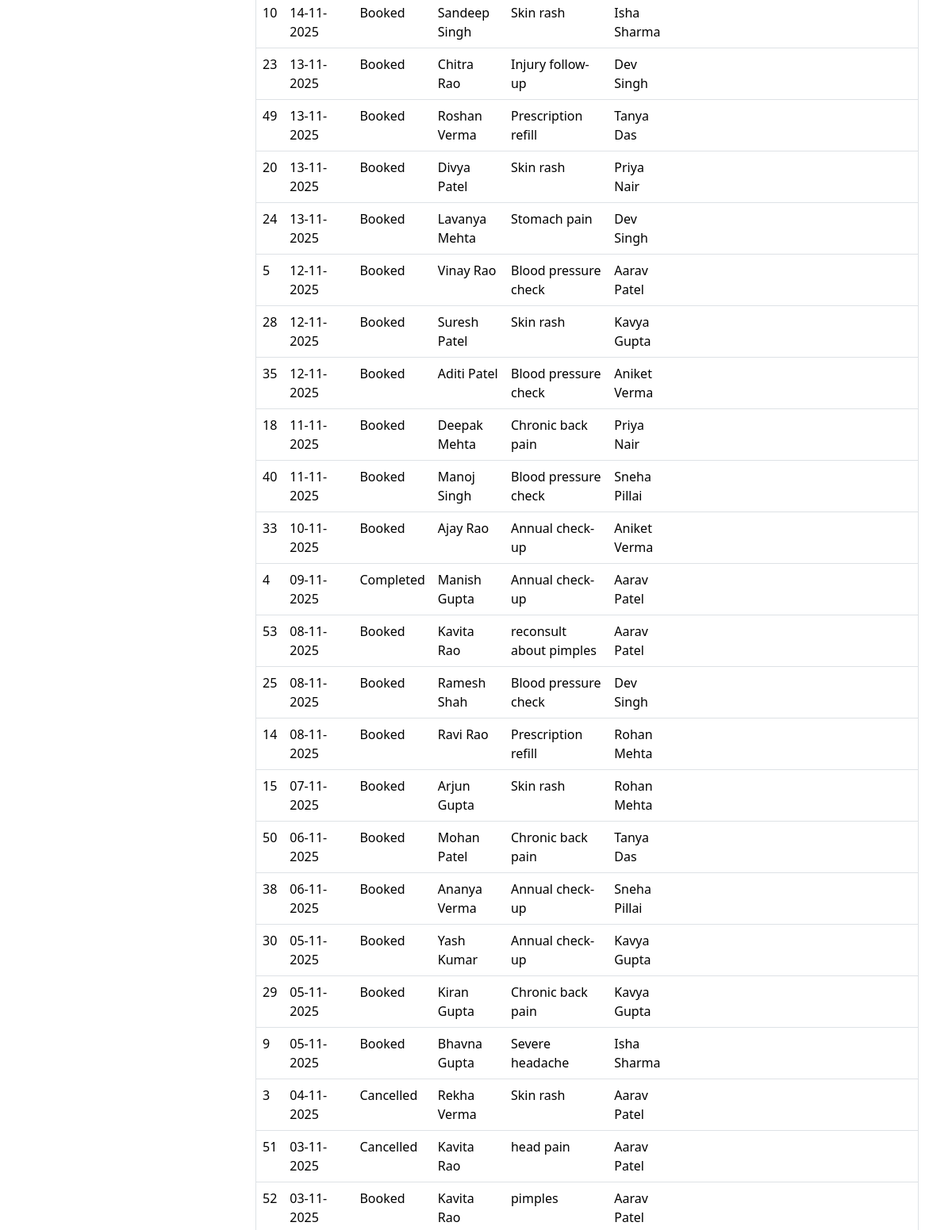
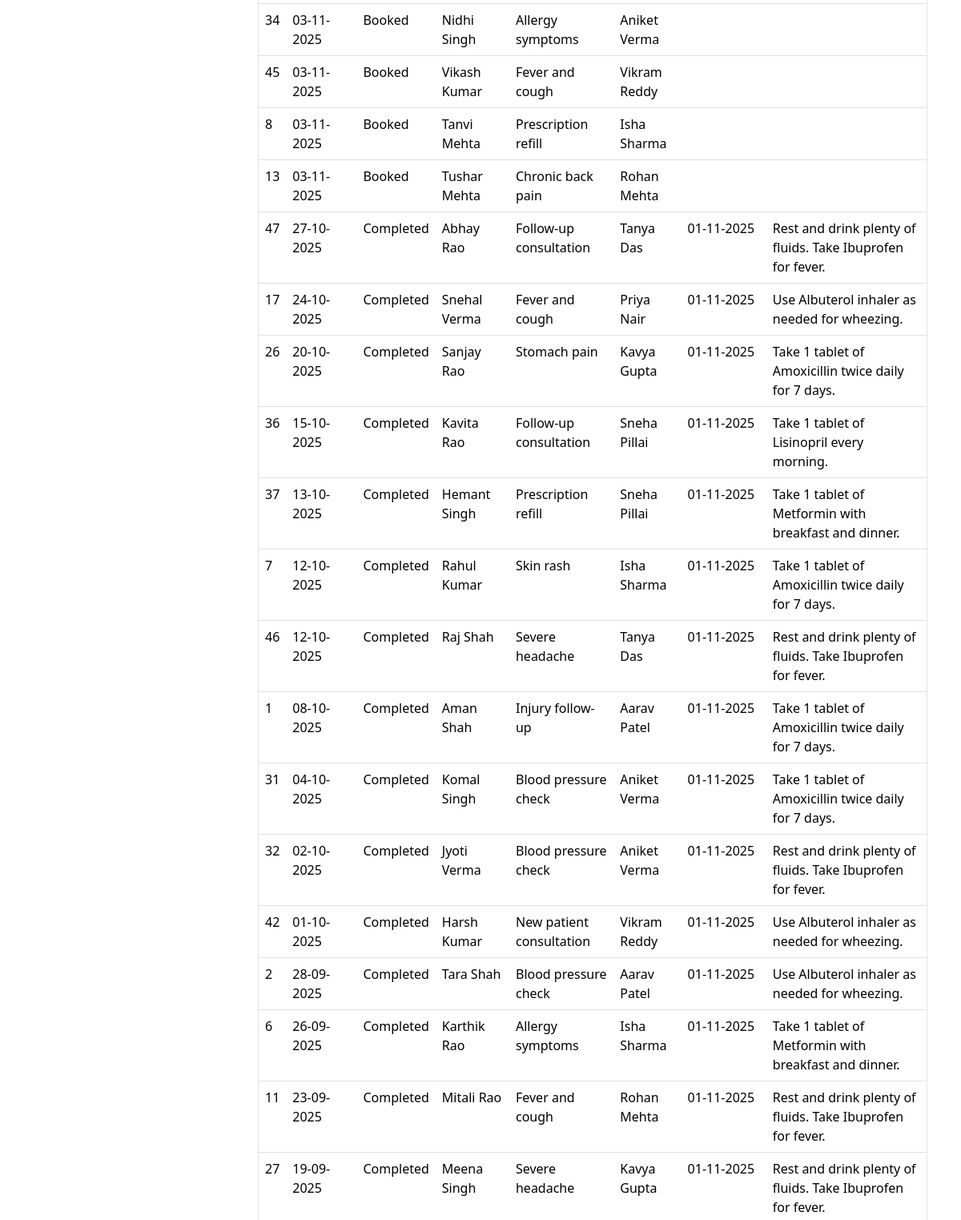
The page /admin/view_appointments (signed in, middle part) on the database as committed earlier (2 pictures, top to bottom).
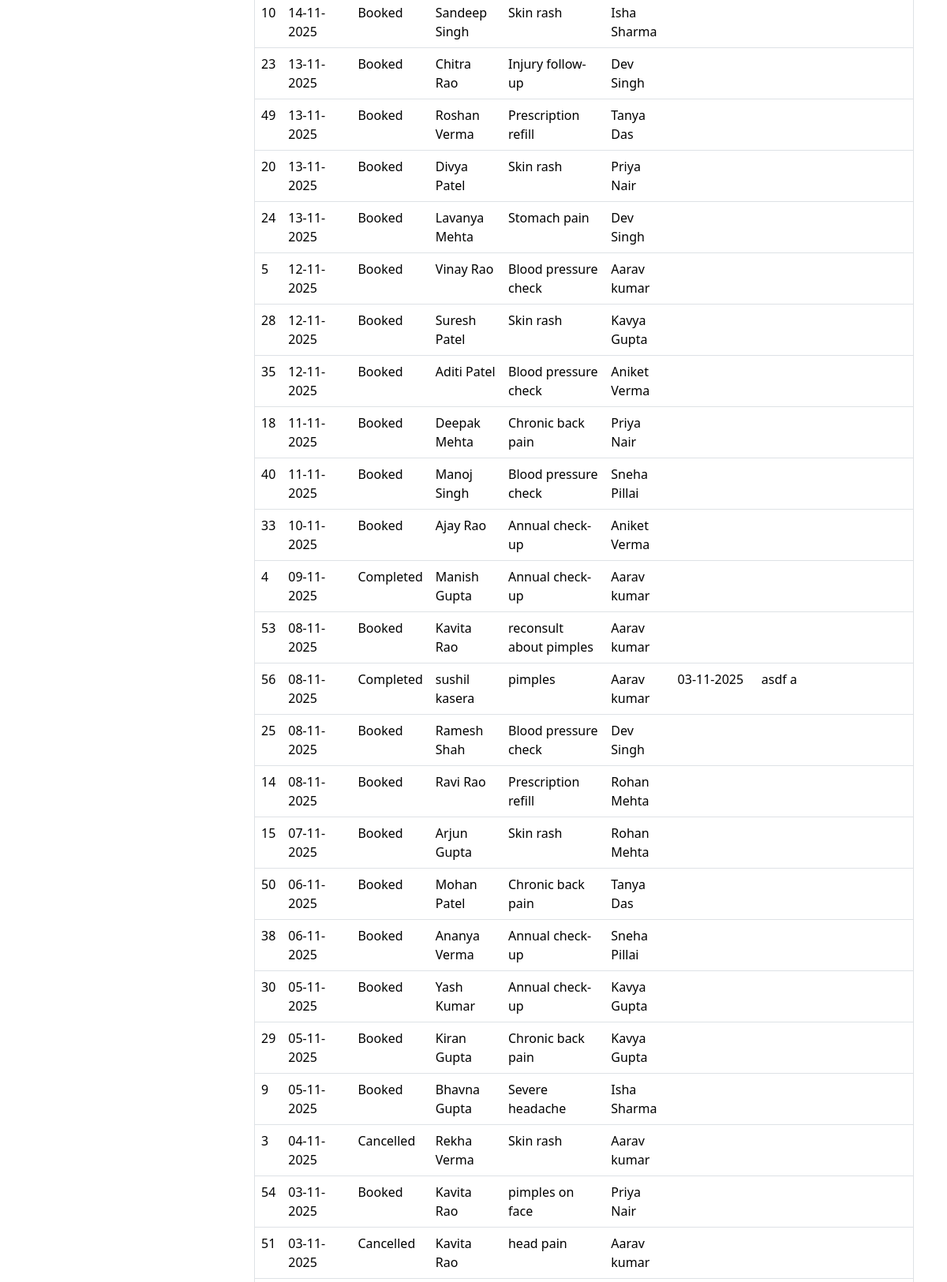
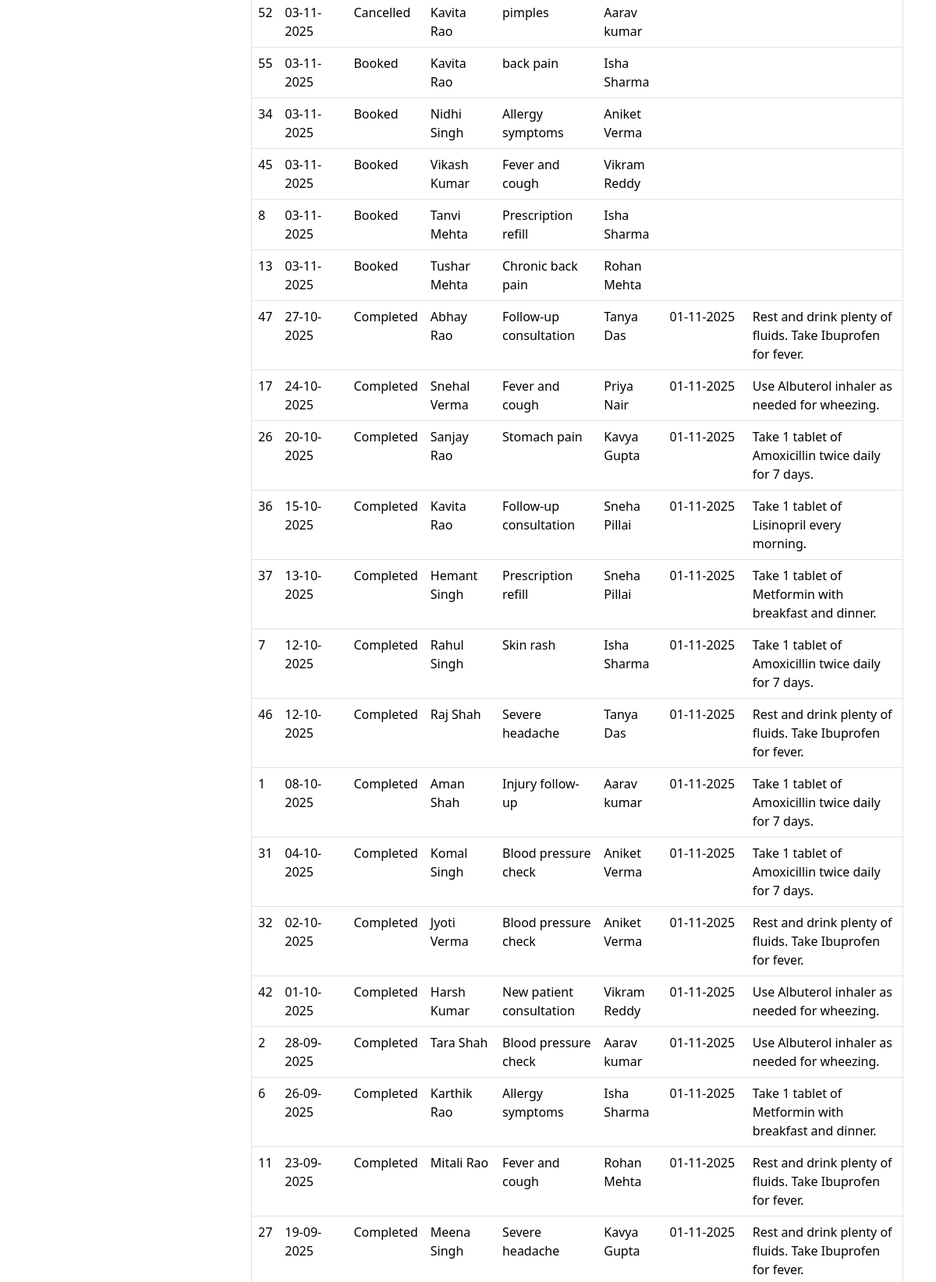
The same page on the database as committed later (2 pictures, top to bottom).
### models.py (models this page shows, shortened)
class Appointment(db.Model):
    __tablename__ = 'appointments'
    id = db.Column(db.Integer, primary_key=True)
    patient_id = db.Column(db.Integer, db.ForeignKey('users.id'), nullable=False)
    patient = db.relationship('User', foreign_keys=[patient_id], back_populates='patient_appointments')
    appointment_datetime = db.Column(db.DateTime, nullable=False)
    reason = db.Column(db.Text)
    status = db.Column(db.String(20), nullable=False, default='Booked')
    created_at = db.Column(db.DateTime, default=datetime.utcnow)
    doctor_id = db.Column(db.Integer, db.ForeignKey('users.id'), nullable=False)
    doctor = db.relationship('User', foreign_keys=[doctor_id], back_populates='doctor_appointments')
    treatment = db.relationship('Treatment', back_populates='appointment', uselist=False, cascade='all, delete-orphan')

class User(UserMixin, db.Model):
    __tablename__ = 'users'
    id = db.Column(db.Integer, primary_key=True)
    email = db.Column(db.String(150), unique=True, nullable=False)
    password = db.Column(db.String(200), nullable=False)
    first_name = db.Column(db.String(100), nullable=False)
    last_name = db.Column(db.String(100), nullable=False)
    created_at = db.Column(db.DateTime, default=datetime.utcnow)
    role = db.Column(db.String(20), nullable=False)
    contact_number = db.Column(db.String(100), nullable=True)
    gender = db.Column(db.String(10), nullable=True)
    dob = db.Column(db.Date, nullable=True)
    address = db.Column(db.String(255), nullable=True)
    patient_appointments = db.relationship('Appointment', foreign_keys='Appointment.patient_id', back_populates='patient', lazy=True)
    qualification = db.Column(db.String(200))
    specialization_id = db.Column(db.Integer, db.ForeignKey('departments.id'), nullable=True)
    specialization = db.relationship('Department', back_populates='doctors')
    doctor_appointments = db.relationship('Appointment', foreign_keys='Appointment.doctor_id', back_populates='doctor', lazy=True)

class Treatment(db.Model):
    __tablename__ = 'treatments'
    id = db.Column(db.Integer, primary_key=True)
    created_at = db.Column(db.DateTime, default=datetime.utcnow)
    appointment_id = db.Column(db.Integer, db.ForeignKey('appointments.id'), unique=True, nullable=False)
    diagnosis = db.Column(db.Text, nullable=False)
    prescription = db.Column(db.Text, nullable=True)
    notes = db.Column(db.Text, nullable=True)
    appointment = db.relationship('Appointment', back_populates='treatment')

### routes/admin.py (the view)
@admin.route('/view_appointments')
@login_required
def view_appointments():
    check_user_role('admin')
    sort_by = request.args.get('sort', '').lower()
    query = Appointment.query
    if sort_by == 'booked':
        query = query.filter_by(status='Booked')
    elif sort_by == 'completed':
        query = query.filter_by(status='Completed')
    elif sort_by == 'cancelled':
        query = query.filter_by(status='Cancelled')
    appointments = query.order_by(
        Appointment.appointment_datetime.desc()).all()
    return render_template('admin/appointment/appointments.html',
                           appointments=appointments,
                           current_sort=sort_by)

### app.py (called while the page is built)
def create_app():
    app = Flask(__name__)
    app.secret_key = 'app_secret_key'
    app.config['SQLALCHEMY_DATABASE_URI'] = 'sqlite:///hospital.db'
    db.init_app(app)
    bcrypt.init_app(app)
    login_manager.init_app(app)
    login_manager.login_view = 'auth.login'
    @login_manager.user_loader
    def load_user(user_id):
        return User.query.get(int(user_id))
    app.register_blueprint(auth, url_prefix='/auth')
    app.register_blueprint(admin, url_prefix='/admin')
    app.register_blueprint(doctor, url_prefix='/doctor')
    app.register_blueprint(patient, url_prefix='/patient')
    app.register_blueprint(api_bp, url_prefix='/api')
    with app.app_context():
        db.create_all()
        print('Database Created Successfully !!')
    return app

### routes/auth.py (called while the page is built)
def check_user_role(role):
    if current_user.role not in role:
        flash(f'You must be an {role} to view this page.')
        return redirect(url_for('auth.login'))

### templates/admin/appointment/appointments.html (shortened to what this page needs)
{% extends "base.html" %}
{% block main %}
<h2>Appointments Data</h2><br>
<table border="solid" class="table">
    <tbody>
        {% for appointment in appointments %}
        <tr>
            <td>{{ appointment.id }} </td>
            <td>{{ appointment.appointment_datetime.strftime('%d-%m-%Y') }}</td>
            <td>{{ appointment.status }}</td>
            <td>{{ appointment.patient.first_name }} {{ appointment.patient.last_name }} </td>
            <td>{{ appointment.reason }}</td>
            <td>{{ appointment.doctor.first_name }} {{ appointment.doctor.last_name }} </td>
            <td>
                {% if appointment.treatment %}
                {{ appointment.treatment.created_at.strftime('%d-%m-%Y') }}
                {% endif %}
            </td>
            <td>{{ appointment.treatment.prescription }}</td>
        </tr>
        {% endfor %}
    </tbody>
</table>
{% endblock %}

Rows that differ between the two databases and show on the page:
changed through a linked row, Appointment "Vinay": doctor.last_name "Patel" → "kumar"
changed through a linked row, Appointment "Manish": doctor.last_name "Patel" → "kumar"
changed through a linked row, Appointment "reconsult about pimples": doctor.last_name "Patel" → "kumar"
added Appointment: id "56", appointment_datetime "08-11-2025", status "Completed", patient.first_name "sushil", patient.last_name "kasera", reason "pimples", doctor.first_name "Aarav", doctor.last_name "kumar", treatment.created_at "03-11-2025", treatment.prescription "asdf a"
changed through a linked row, Appointment "Rekha": doctor.last_name "Patel" → "kumar"
added Appointment: id "54", appointment_datetime "03-11-2025", status "Booked", patient.first_name "Kavita", patient.last_name "Rao", reason "pimples on face", doctor.first_name "Priya", doctor.last_name "Nair"
changed through a linked row, Appointment "head pain": doctor.last_name "Patel" → "kumar"
changed Appointment id 52: status "Booked" → "Cancelled"; doctor.last_name "Patel" → "kumar"
added Appointment: id "55", appointment_datetime "03-11-2025", status "Booked", patient.first_name "Kavita", patient.last_name "Rao", reason "back pain", doctor.first_name "Isha", doctor.last_name "Sharma"
changed through a linked row, Appointment "Rahul": patient.last_name "Kumar" → "Singh"
changed through a linked row, Appointment "Aman": doctor.last_name "Patel" → "kumar"
changed through a linked row, Appointment "Tara": doctor.last_name "Patel" → "kumar"
